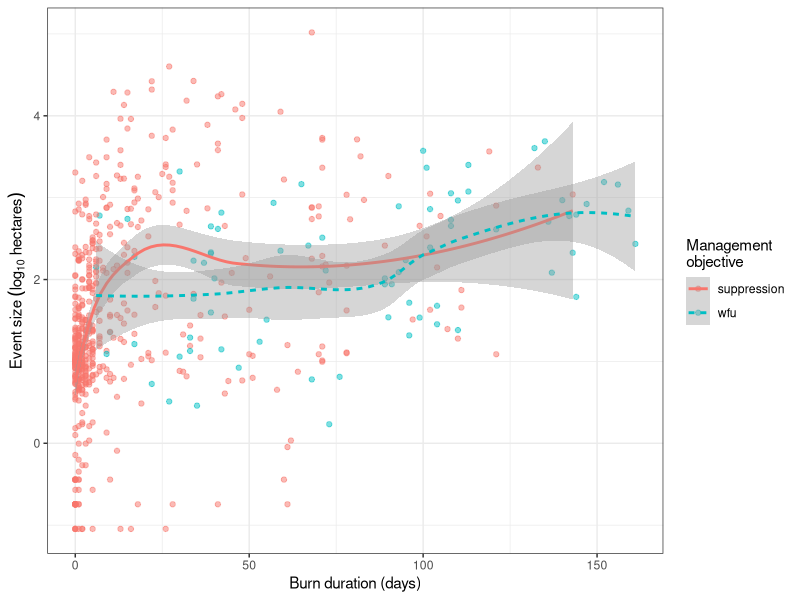
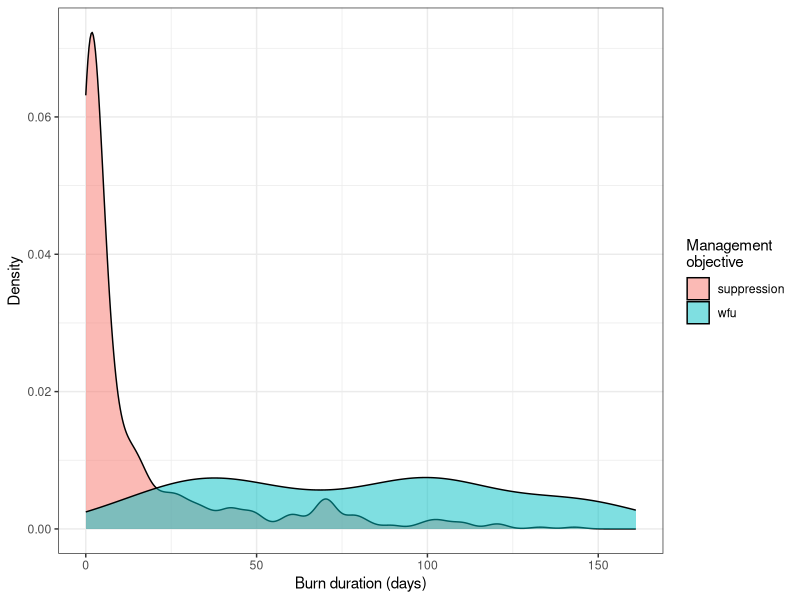
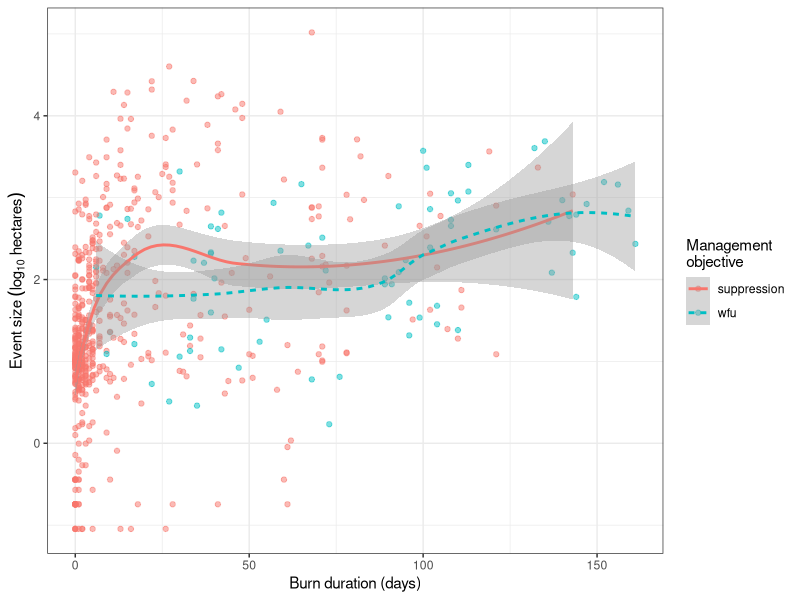
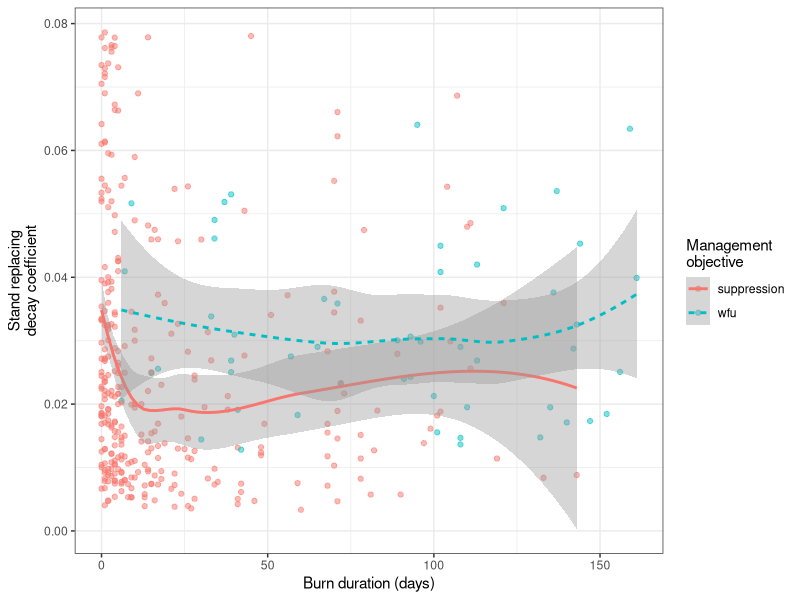
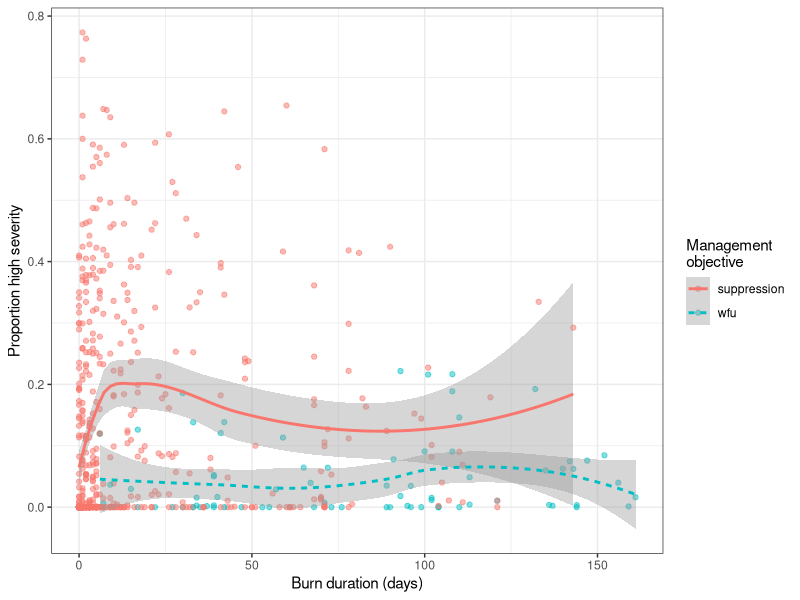
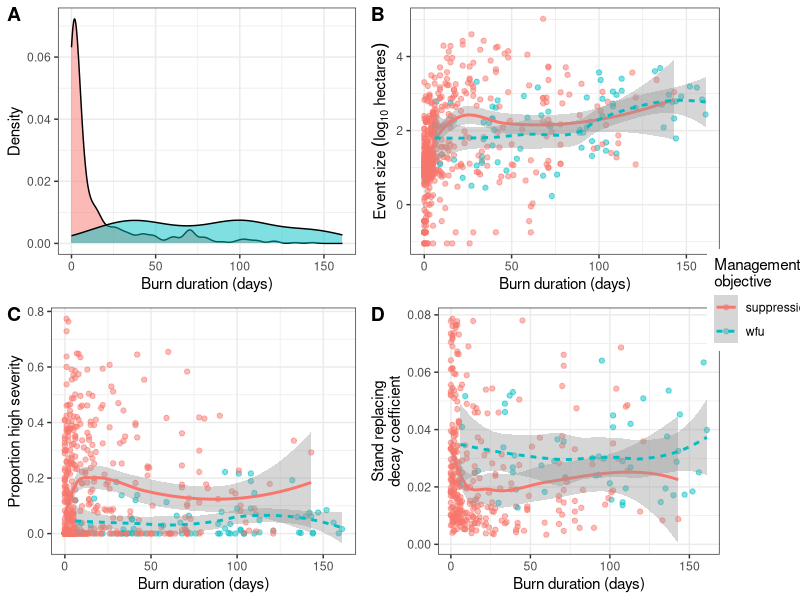

Here is the R script that generated these plots, in order:
# Load libraries
library(tidyverse)
library(sf)
library(lubridate)
library(cowplot)

fires <- 
  read_csv("data/data_output/merged-data-and-derived-variables.csv") %>% 
  dplyr::mutate(wfu_survived_ia = case_when(objective == "wfu" ~ "wfu",
                                            objective == "suppression" & survived_ia == 1 ~ "survived IA",
                                            objective == "suppression" & survived_ia == 0 ~ "extinguished during IA")) %>% 
  dplyr::filter(prop_ypmc > 0.5)

duration_distribution <-
  ggplot(fires, aes(x = burn_duration, fill = objective)) +
  geom_density(alpha = 0.5) +
  theme_bw() +
  labs(x = "Burn duration (days)",
       y = "Density",
       fill = "Management\nobjective")

ggsave(plot = duration_distribution, filename = "figures/burn-duration-density-plot-by-objective.png")

event_size_v_duration <-
  ggplot(fires, aes(x = burn_duration, y = log(fire_area_m2 / 10000, base = 10), lty = objective, color = objective)) +
  geom_point(alpha = 0.5) +
  geom_smooth() +
  theme_bw() +
  labs(x = "Burn duration (days)",
       y = expression(Event ~ size ~ (log[10] ~ hectares)),
       lty = "Management\nobjective",
       color = "Management\nobjective")
event_size_v_duration
ggsave(plot = event_size_v_duration, filename = "figures/burn-duration-vs-event-size-by-objective.png")

sdc_v_duration <-
  ggplot(fires, aes(x = burn_duration, y = sdc, lty = objective, color = objective)) +
  geom_point(alpha = 0.5) +
  geom_smooth() +
  theme_bw() +
  labs(x = "Burn duration (days)",
       y = "Stand replacing\ndecay coefficient",
       lty = "Management\nobjective",
       color = "Management\nobjective")

ggsave(plot = sdc_v_duration, filename = "figures/burn-duration-vs-sdc-by-objective.png")

prop_high_v_duration <- 
  ggplot(fires, aes(x = burn_duration, y = prop_high, lty = objective, color = objective)) +
  geom_point(alpha = 0.5) +
  geom_smooth() +
  theme_bw() +
  labs(x = "Burn duration (days)",
       y = "Proportion high severity",
       lty = "Management\nobjective",
       color = "Management\nobjective")

ggsave(plot = prop_high_v_duration, filename = "figures/burn-duration-vs-proportion-high-severity-by-objective.png")


duration_distribution_no_legend <- duration_distribution + theme(legend.position = "none")
event_size_v_duration_no_legend <- event_size_v_duration + theme(legend.position = "none")
sdc_v_duration_no_legend <- sdc_v_duration + theme(legend.position = "none") 
prop_high_v_duration_no_legend <- prop_high_v_duration + theme(legend.position = "none")

shared_legend <- get_legend(sdc_v_duration)

# build grid without legends
pgrid <- plot_grid(duration_distribution_no_legend, 
                   event_size_v_duration_no_legend, 
                   prop_high_v_duration_no_legend, 
                   sdc_v_duration_no_legend,
                   ncol = 2,
                   labels = LETTERS[1:4])
# add legend
panel_plot <- plot_grid(pgrid, shared_legend, ncol = 2, rel_widths = c(1, .1))

ggsave(plot = panel_plot, filename = "figures/burn-duration-4-panel.png")
